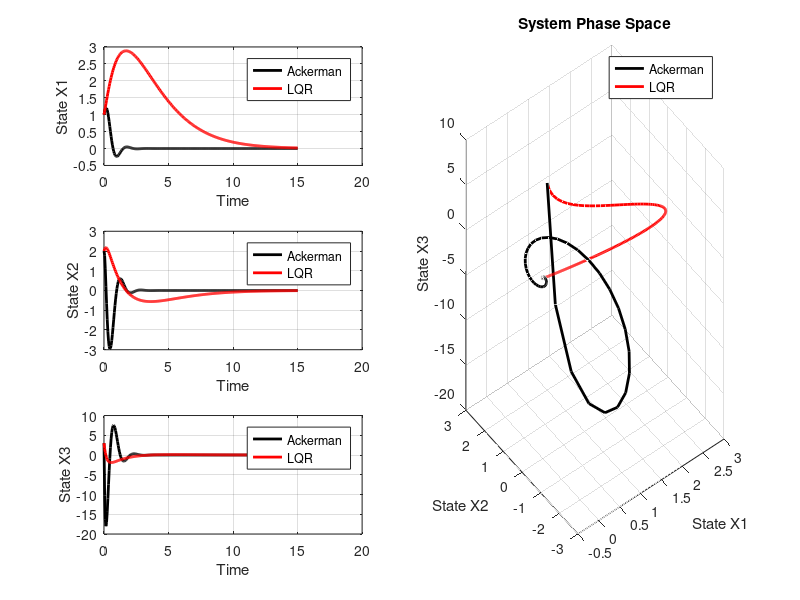

MATLAB code for this plot:
%% Pole Placement Design via Ackerman VS LQR
% Written By: Rasit Evduzen
% 20-May-2020
clc,clear all,close all;
% System Matrix
A = [0 1 0; 0 0 1; -1 -5 -6];
B = [0 0 1]';
J = [-2+4*j -2-4*j -10];  % Close Loop Pole Location
K = acker(A,B,J);         % Full State Feedback Gain

Q = eye(3);
R = 1;
Kopt = lqr(A,B,Q,R);     % Full State Feedback Optimal Gain

sys1 = ss((A-B*K),eye(3),eye(3),eye(3));     % Ackerman State Space Solution
sys2 = ss((A-B*Kopt),eye(3),eye(3),eye(3));  % Optimal State Space Solution

t = 0:5e-2:15;   % Simulation Time
% Ackerman
xa = initial(sys1,[1 2 3]',t);   % System initial State
% LQR
xb = initial(sys2,[1 2 3]',t);   % System initial State


%% Plot
figure('units','normalized','outerposition',[0 0 1 1],'color','w')

subplot(3,2,1)
plot(t,xa(:,1),'k','LineWidth',2),grid,hold on
plot(t,xb(:,1),'r','LineWidth',2)
ylabel('State X1'),xlabel('Time'),legend('Ackerman','LQR')

subplot(3,2,3)
plot(t,xa(:,2),'k','LineWidth',2),grid,hold on
plot(t,xb(:,2),'r','LineWidth',2)
ylabel('State X2'),xlabel('Time'),legend('Ackerman','LQR')


subplot(3,2,5)
plot(t,xa(:,3),'k','LineWidth',2),grid,hold on
plot(t,xb(:,3),'r','LineWidth',2)
ylabel('State X3'),xlabel('Time'),legend('Ackerman','LQR')


subplot(3,2,[2,4,6])
plot3(xa(:,1),xa(:,2),xa(:,3),'k','LineWidth',2),grid,hold on
plot3(xb(:,1),xb(:,2),xb(:,3),'r','LineWidth',2)
title('System Phase Space'),legend('Ackerman','LQR')
xlabel('State X1'),ylabel('State X2'),zlabel('State X3')
